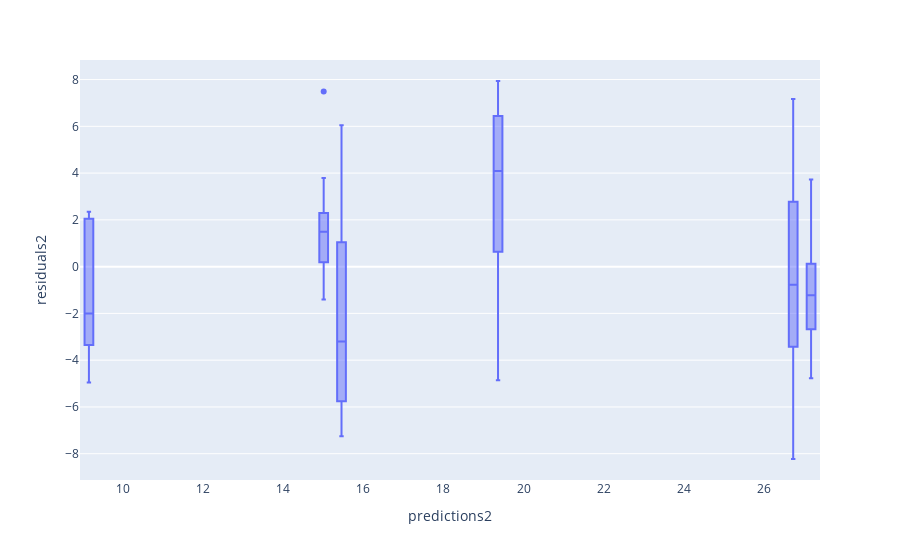

Here is the notebook cell this chart was saved with:
### Markdown cell above
Plot the predicted vs residuals **as a boxplot** to check linearity and equal variance.

### Code cell
px.box(dataframe,x="predictions2",y="residuals2")

#<xml xmlns="https://developers.google.com/blockly/xml"><variables><variable id="k#w4n=KvP~*sLy*OW|Jl">px</variable><variable id="B5p-Xul6IZ.0%nd96oa%">dataframe</variable></variables><block type="varDoMethod" id="O07?sQIdula@ap]/9Ogq" x="0" y="0"><mutation items="3"></mutation><field name="VAR" id="k#w4n=KvP~*sLy*OW|Jl">px</field><field name="MEMBER">box</field><data>px:box</data><value name="ADD0"><block type="variables_get" id="UE)!btph,4mdjsf[F37|"><field name="VAR" id="B5p-Xul6IZ.0%nd96oa%">dataframe</field></block></value><value name="ADD1"><block type="dummyOutputCodeBlock" id="~L)yq!Jze#v9R[^p;2{O"><field name="CODE">x="predictions2"</field></block></value><value name="ADD2"><block type="dummyOutputCodeBlock" id="yu5^$n1zXY3)#RcRx:~;"><field name="CODE">y="residuals2"</field></block></value></block></xml>

### Figure 1 — Plotly figure (JSON) as saved in the notebook; plotly's stock layout.template omitted (floating-point values rounded to 4 significant figures)
{"data": [{"alignmentgroup": "True", "hovertemplate": "predictions2=%{x}<br>residuals2=%{y}<extra></extra>", "legendgroup": "", "marker": {"color": "#636efa"}, "name": "", "notched": false, "offsetgroup": "", "orientation": "v", "showlegend": false, "type": "box", "x": [9.153, 9.153, 9.153, 9.153, 9.153, 9.153, 9.153, 9.153, 9.153, 9.153, 15.01, 15.01, 15.01, 15.01, 15.01, 15.01, 15.01, 15.01, 15.01, 15.01, 26.73, 26.73, 26.73, 26.73, 26.73, 26.73, 26.73, 26.73, 26.73, 26.73, 15.46, 15.46, 15.46, 15.46, 15.46, 15.46, 15.46, 15.46, 15.46, 15.46, 19.36, 19.36, 19.36, 19.36, 19.36, 19.36, 19.36, 19.36, 19.36, 19.36, 27.17, 27.17, 27.17, 27.17, 27.17, 27.17, 27.17, 27.17, 27.17, 27.17], "x0": " ", "xaxis": "x", "y": [-4.953, 2.347, -1.853, -3.353, -2.753, 0.8471, 2.047, 2.047, -3.953, -2.153, 1.489, 1.489, 0.1893, 2.289, 7.489, 2.289, -1.411, -0.5107, 3.789, 0.4893, -3.126, -8.226, 7.174, -1.226, -0.3264, 5.774, -0.02643, -5.226, -3.426, 2.774, -0.2557, 6.044, 2.144, -5.756, -0.9557, -5.456, -7.256, -6.056, 1.044, -5.756, 0.3386, 3.939, 4.239, 7.039, 0.6386, 5.839, 6.439, 1.839, -4.861, 7.939, -1.673, -0.7729, -4.773, -2.673, -2.373, 3.727, -0.7729, 0.1271, 2.227, -4.173], "y0": " ", "yaxis": "y"}], "layout": {"boxmode": "group", "legend": {"tracegroupgap": 0}, "margin": {"t": 60}, "xaxis": {"anchor": "y", "domain": [0, 1], "title": {"text": "predictions2"}}, "yaxis": {"anchor": "x", "domain": [0, 1], "title": {"text": "residuals2"}}}}
